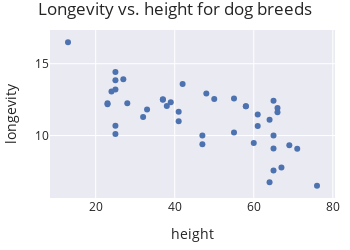

Notebook code for this chart:
### Markdown cell above
## Including Zero

We often don't need to include 0 on an axis, especially if including it makes it difficult to fill the data region. For instance, the scatter plot below shows the average longevity plotted
against average height for dog breeds. (This dataset is provided by the American Kennel Club (AKC) and was first introduced in {numref}'Chapter %s <ch:eda>'; it include several features for 172 breeds.)
The x-axis of the plot starts at 10 cm since
all dogs are taller than that, and, similarly, the y-axis begins at 5 years.

### Code cell
fig = px.scatter(dogs, x='height', y='longevity',
                 title='Longevity vs. height for dog breeds',
                 width=350, height=250)
margin(fig, t=30)

### Figure 1 — Plotly figure (JSON) as saved in the notebook; plotly's stock layout.template omitted (floating-point values rounded to 4 significant figures)
{"data": [{"hovertemplate": "height=%{x}<br>longevity=%{y}<extra></extra>", "legendgroup": "", "marker": {"color": "rgb(76,114,176)", "symbol": "circle"}, "mode": "markers", "name": "", "orientation": "v", "showlegend": false, "type": "scatter", "x": [48, 25, 41, 37, 37, 55, 27, 33, 13, 50, 61, 65, 25, 58, 23, 25, 66, 58, 60, 39, 64, 41, 24, 25, 32, 42, 38, 28, 47, 23, 65, 25, 47, 66, 69, 65, 71, 55, 61, 64, 65, 76, 67], "xaxis": "x", "y": [12.92, 13.84, 11.66, 12.5, 12.53, 12.58, 13.92, 11.81, 16.5, 12.54, 11.46, 12.42, 14.42, 12.04, 12.25, 13.2, 11.63, 12.04, 9.48, 12.31, 11.1, 11, 13.07, 10.1, 11.29, 13.58, 12.05, 12.25, 10, 12.17, 10, 10.69, 9.4, 11.92, 9.32, 9.1, 9.08, 10.21, 10.67, 6.75, 7.57, 6.5, 7.78], "yaxis": "y"}], "layout": {"height": 250, "legend": {"tracegroupgap": 0}, "margin": {"t": 30}, "title": {"text": "Longevity vs. height for dog breeds"}, "width": 350, "xaxis": {"anchor": "y", "autorange": true, "domain": [0, 1], "range": [8.446, 80.55], "title": {"text": "height"}, "type": "linear"}, "yaxis": {"anchor": "x", "autorange": true, "domain": [0, 1], "range": [5.656, 17.34], "title": {"text": "longevity"}, "type": "linear"}}}
